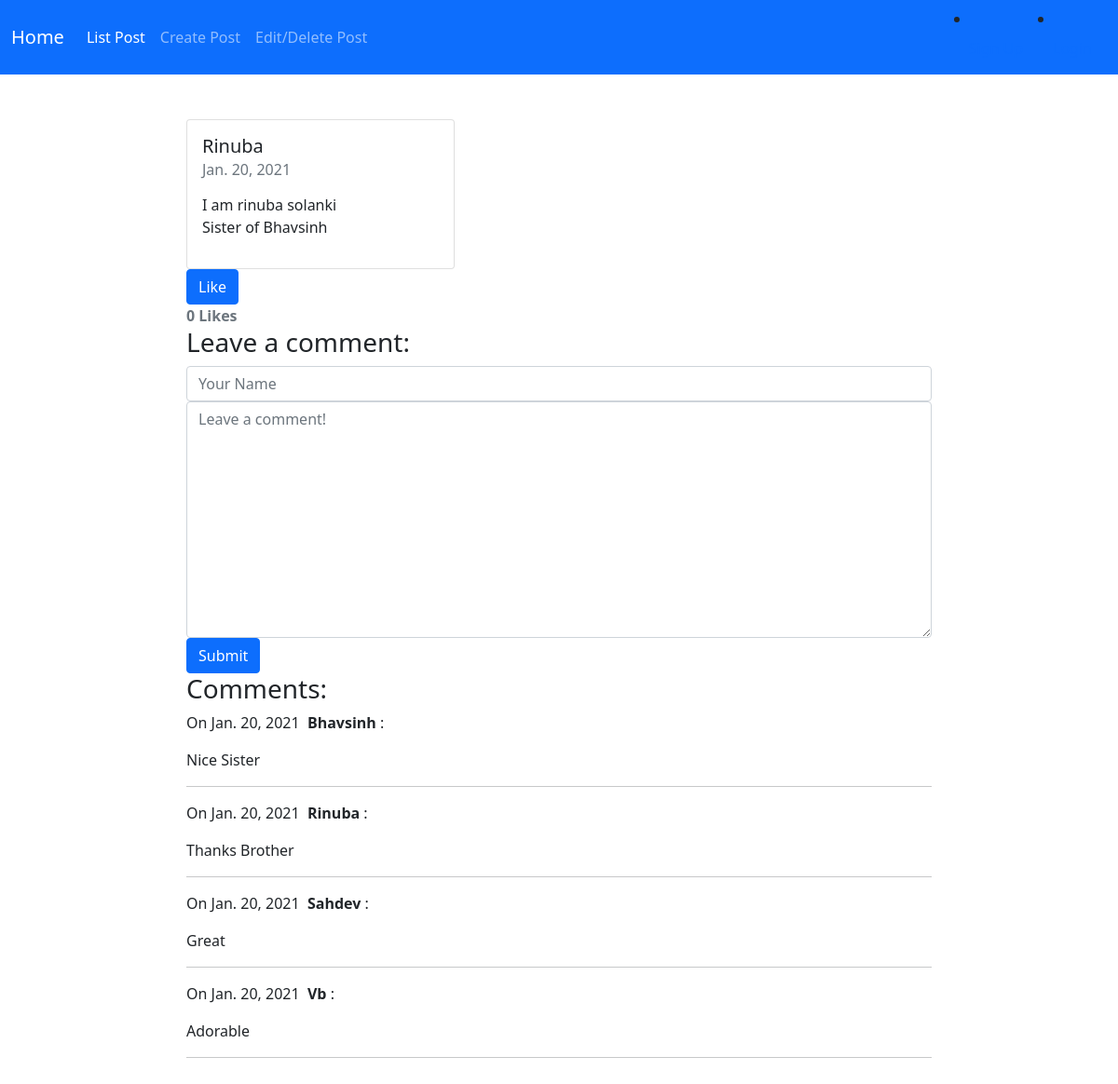
/7, run on the app's committed database.
### BlogApp/models.py (models this page shows, shortened)
class Post(models.Model):
    title = models.CharField(max_length=5000)
    content = models.TextField()
    created_on = models.DateTimeField(auto_now_add=True)
    likes = models.ManyToManyField(User, related_name='blogpost_like', blank=True)
    def number_of_likes(self):
        return self.likes.count()

class Comment(models.Model):
    author = models.CharField(max_length=60)
    content = models.TextField()
    created_on = models.DateTimeField(auto_now_add=True)
    post = models.ForeignKey('Post', on_delete=models.CASCADE)

### BlogApp/views.py (the view, shortened to what this page needs)
# urls.py: path("<int:id>", views.blog_detail, name="blog_detail"),
def blog_detail(request, id):
    post = Post.objects.get(pk=id)
    form = CommentForm()
    comments = Comment.objects.filter(post=post)
    likes_connected = get_object_or_404(Post, id=id)
    liked = False
    if likes_connected.likes.filter(id=request.user.id).exists():
        liked = True
    data = {}
    data['number_of_likes'] = likes_connected.number_of_likes()
    data['post_is_liked'] = liked
    context = {
        "post": post,
        "comments": comments,
        "form": form,
        "data": data
    }
    return render(request, "blog_detail.html", context)

### BlogApp/forms.py
class CommentForm(forms.Form):
    author = forms.CharField(max_length=60,
                             widget=forms.TextInput(attrs={"class": "form-control", "placeholder": "Your Name"}))
    content = forms.CharField(widget=forms.Textarea(attrs={"class": "form-control", "placeholder": "Leave a comment!"}))

### BlogApp/templates/blog_detail.html (shortened to what this page needs)
{% extends "base.html" %}
{% block content %}
<div class="main-wrapper   main-post-block">
<section class="cta-section theme-bg-light py-5">
<div class="col-md-8 offset-md-2  blog-list-item">
    <div class="card" style="width: 18rem;">
  <div class="card-body">
    <h5 class="card-title">{{ post.title }}</h5>
    <h6 class="card-subtitle mb-2 text-muted">{{ post.created_on.date }}</h6>
    <p class="card-text">{{ post.content | linebreaks }}</p>
  </div>
</div>
<form action="/blogpost_like/{{post.id}}" method="POST">
    {% if data.post_is_liked %}
    <button type="submit" name="blogpost_id" value="{{post.id}}" class="btn btn-primary">Unlike</button>
    {% else %}
    <button type="submit" name="blogpost_id" value="{{post.id}}" class="btn btn-primary">Like</button>
    {% endif %}
</form>
<strong class="text-secondary">{{ data.number_of_likes }} Like{{ data.number_of_likes|pluralize }}</strong>
    <h3>Leave a comment:</h3>
    <form action="/blog/{{ post.pk }}" method="post">
        <div class="form-group">
            {{ form.author }}
        </div>
        <div class="form-group">
            {{ form.content }}
        </div>
        <button type="submit" class="btn btn-primary">Submit</button>
    </form>
    <h3>Comments:</h3>
    {% for comment in comments %}
    <p>
        On {{comment.created_on.date }}&nbsp;
        <b>{{ comment.author }}</b> :
    </p>
    <p>{{ comment.content }}</p>
    <hr>
    {% endfor %}
</div>
</section>
</div>
{% endblock %}

### data on the page
Post: title "Rinuba", created_on "Jan. 20, 2021", content "I am rinuba solanki Sister of Bhavsinh"
Comment: created_on "Jan. 20, 2021", author "Bhavsinh", content "Nice Sister"
Comment: created_on "Jan. 20, 2021", author "Rinuba", content "Thanks Brother"
Comment: created_on "Jan. 20, 2021", author "Sahdev", content "Great"
Comment: created_on "Jan. 20, 2021", author "Vb", content "Adorable"

### other printed values
{{ data.number_of_likes }} "0"
